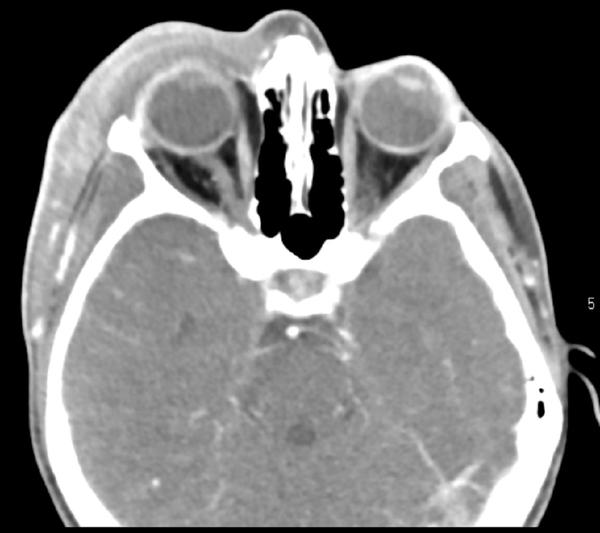
#> input picture images/heci2.jpg, 600 x 533 px
$ python GammaTransform.py
#> lines starting #> are read from the running program, lines starting #| are printed output that depends on the picture
#> further down, img_input is the input picture: shape (533, 600); min 0, max 255, mean 122.2
"""幂律变换（伽马）"""
import numpy as np
import matplotlib.pyplot as plt
import cv2


def gamma_plot(c, v):
#> called with c = 5e-08, v = 4
    x = np.arange(0, 256, 0.01)
    y = c*x**v
    plt.plot(x, y, 'r', linewidth=1)
    plt.title('伽马变换函数')
    plt.xlim([0, 255]), plt.ylim([0, 255])
    plt.show()
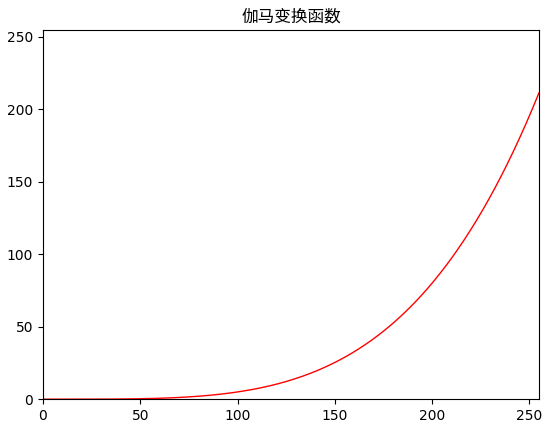
#> figure drawn by matplotlib, 1 panel; curve peaks at x = 256, y = 214.7


def gamma(img, c, v):
#> called with c = 5e-08, v = 4
    lut = np.zeros(256, dtype=np.float32)
    for i in range(256):
        lut[i] = c * i ** v
    output_img = cv2.LUT(img, lut)
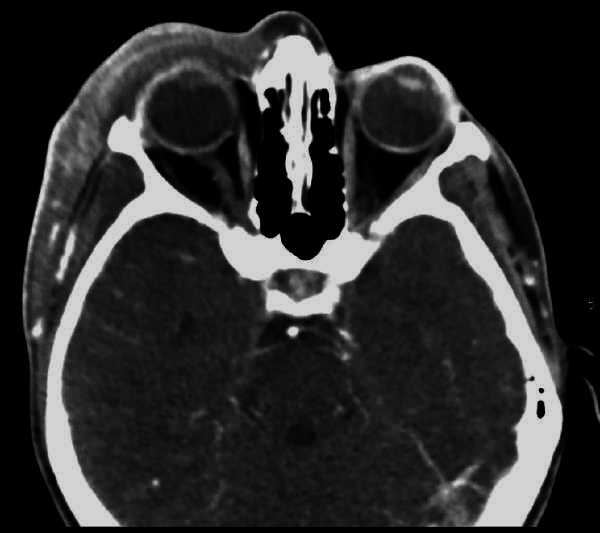
#> output_img: shape (533, 600) float32; min 0, max 211.4, mean 44.6
    output_img = np.uint8(output_img+0.5)
    return output_img


img_input = cv2.imread('images/heci2.jpg', cv2.IMREAD_GRAYSCALE)
cv2.imshow('imput', img_input)
gamma_plot(0.00000005, 4.0)
img_output = gamma(img_input, 0.00000005, 4.0)
cv2.imshow('output', img_output)
cv2.waitKey(0)
cv2.destroyAllWindows()

$ run again, with images/showover3.jpg copied over images/heci2.jpg
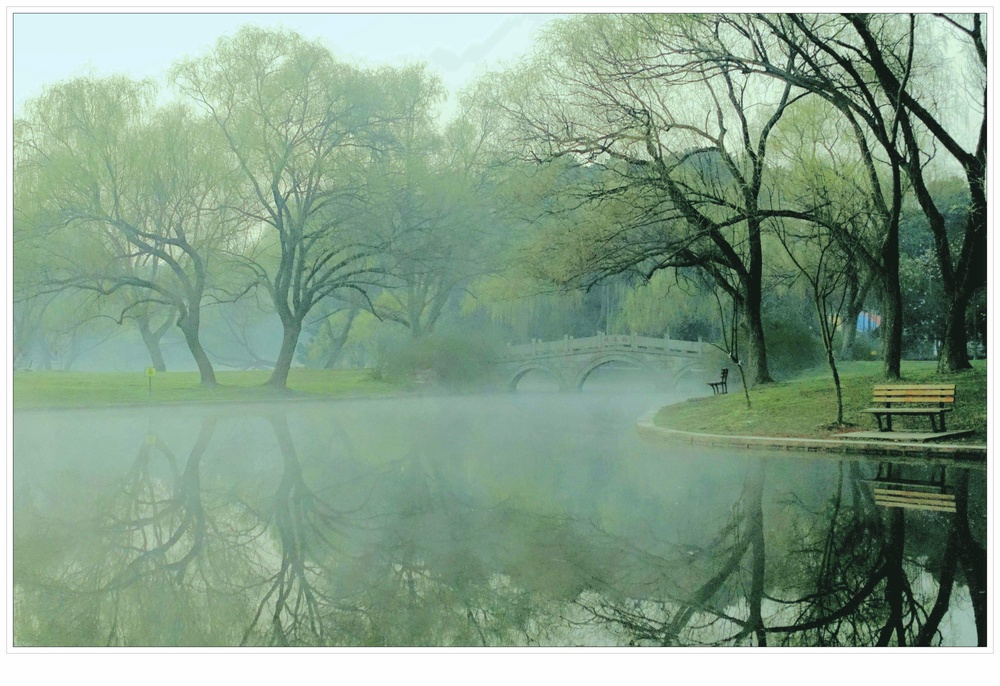
#> input picture images/showover3.jpg, 1000 x 686 px, shrunk from 5000 x 3431 before the run
#> `img_input = cv2.imread('images/heci2.jpg', cv2.IMREAD_GRAYSCALE)`:
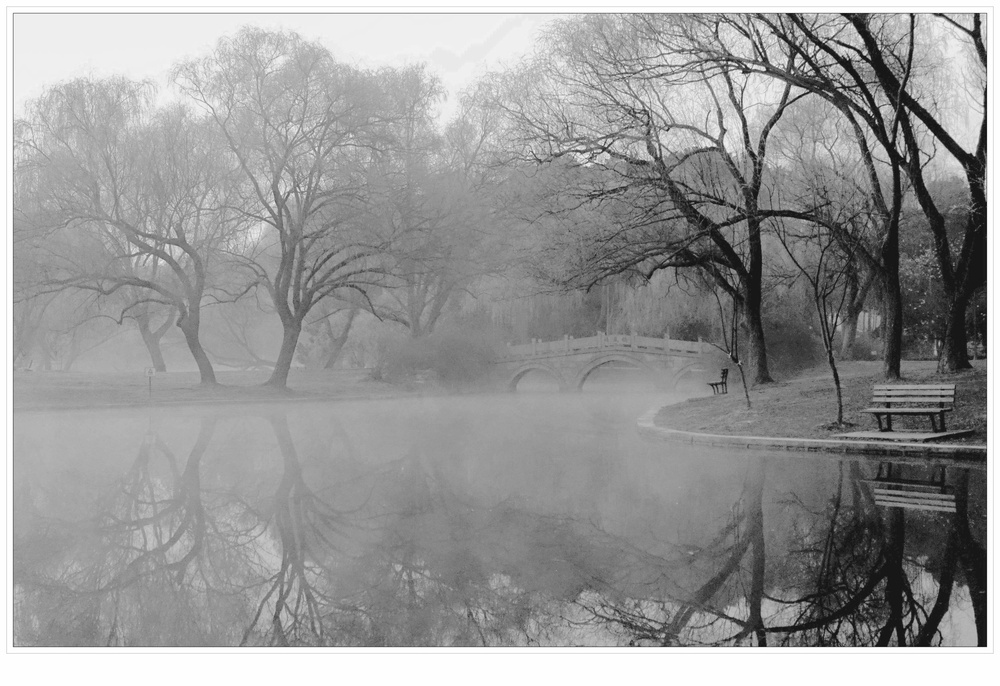
#> img_input: shape (686, 1000); min 8, max 255, mean 151.5
#> in gamma, `output_img = cv2.LUT(img, lut)`:
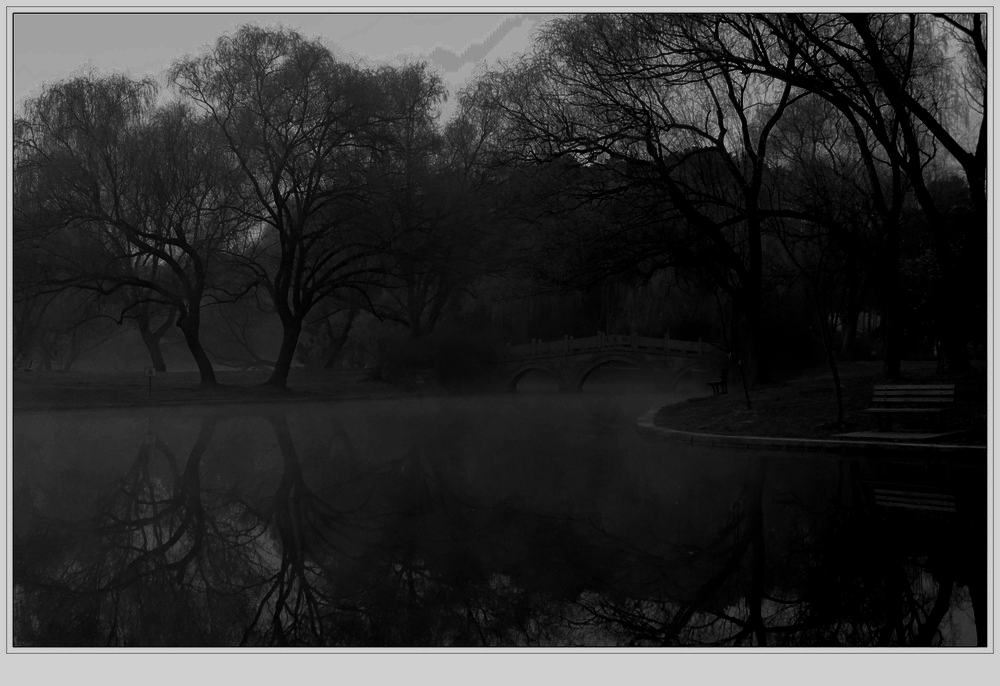
#> output_img: shape (686, 1000) float32; min 0.000205, max 211.4, mean 49.5
